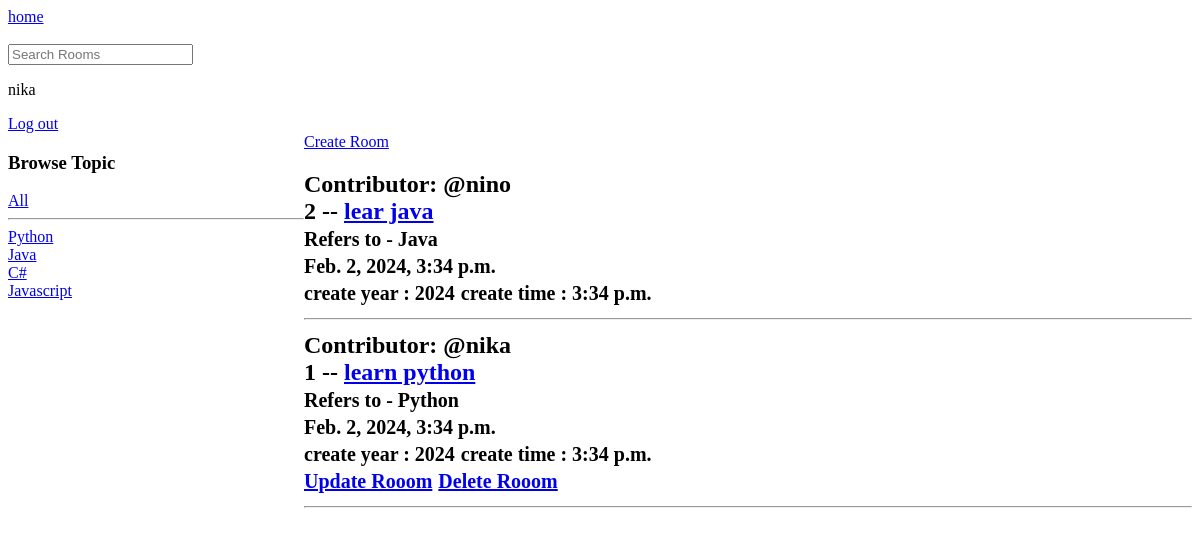
Before: / (signed in) with the older database file.
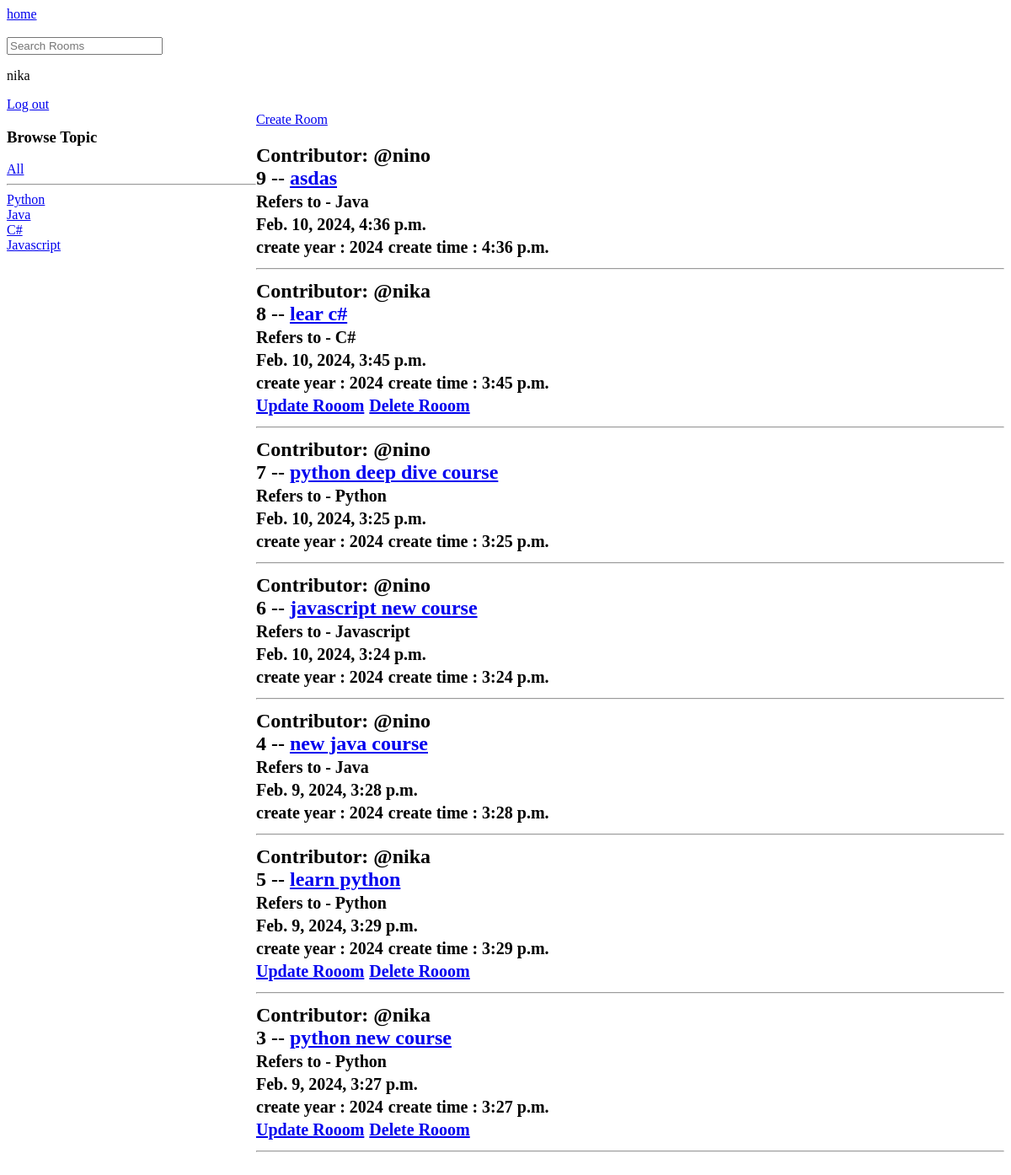
After: the same page with the newer database file.
### base/models.py (models this page shows, shortened)
class Topic(models.Model):
    name = models.CharField(max_length=50)

class Room(models.Model):
    host = models.ForeignKey(User, on_delete=models.SET_NULL, null=True)
    topic = models.ForeignKey(Topic, on_delete=models.SET_NULL, null=True)
    name = models.CharField(max_length=50)
    description = models.TextField()
    create_at = models.DateTimeField(auto_now_add=True)
    update_at = models.DateTimeField(auto_now=True)
    class Meta:
        ordering = ['-update_at', 'create_at']
    @property
    def create_year(self):
        return self.create_at.year
    @property
    def create_time(self):
        return self.create_at.time

### base/views.py (the view)
# urls.py: path('', views.home, name='home'),
def home(request):
    q = request.GET.get('query') if request.GET.get('query') != None else ''
    rooms = Room.objects.filter(
        Q(topic__name__icontains=q) |
        Q(name__icontains=q) |
        Q(description__contains=q)
    )
    topics = Topic.objects.all()
    context = {'rooms': rooms, 'topics': topics}
    return render(request, 'base/home.html', context)

### base/templates/base/home.html (shortened to what this page needs)
{% extends 'main.html' %}
{% block content %}
    <div class="home-container">
        <div>
            <h3>Browse Topic</h3>
            <div>
                <a href="{% url 'home' %}">All</a>
            </div>
            <hr>
            {% for topic in topics %}
                <div>
                    <a href="{% url 'home' %}?query={{ topic.name }}">{{ topic.name }}</a>
                </div>
            {% endfor %}
        </div>
        <div>
        <a href="{% url 'create_room' %}">Create Room</a>
        <h2>
            {% for room in rooms %}
                <span>Contributor: @{{ room.host.username }}</span>
                <div>{{ room.id }} -- <a href="{% url 'room' room.id %}">{{room.name}}</a></div>
                <small>Refers to - {{ room.topic.name }}</small><br>
                <small>{{ room.create_at }}</small><br>
                <small>create year : {{ room.create_year }}</small>
                <small>create time : {{ room.create_time }}</small><br>
                {% if request.user == room.host %}
                <small><a href="{% url 'update_room' room.id %}">Update Rooom</a></small>
                <small><a href="{% url 'delete_room' room.id %}">Delete Rooom</a></small>
                {% endif %}
            <hr>
            {% endfor %}
        </h2>
        </div>
    </div>
{% endblock %}

Changed rows visible on the page:
removed Room: host.username "nino", id "2", name "lear java", topic.name "Java", create_at "Feb. 2, 2024, 3:34 p.m.", create_year "2024", create_time "3:34 p.m."
removed Room: host.username "nika", id "1", name "learn python", topic.name "Python", create_at "Feb. 2, 2024, 3:34 p.m.", create_year "2024", create_time "3:34 p.m.", shows "Update Rooom"
added Room: host.username "nino", id "9", name "asdas", topic.name "Java", create_at "Feb. 10, 2024, 4:36 p.m.", create_year "2024", create_time "4:36 p.m."
added Room: host.username "nika", id "8", name "lear c#", topic.name "C#", create_at "Feb. 10, 2024, 3:45 p.m.", create_year "2024", create_time "3:45 p.m.", shows "Update Rooom"
added Room: host.username "nino", id "7", name "python deep dive course", topic.name "Python", create_at "Feb. 10, 2024, 3:25 p.m.", create_year "2024", create_time "3:25 p.m."
added Room: host.username "nino", id "6", name "javascript new course", topic.name "Javascript", create_at "Feb. 10, 2024, 3:24 p.m.", create_year "2024", create_time "3:24 p.m."
added Room: host.username "nino", id "4", name "new java course", topic.name "Java", create_at "Feb. 9, 2024, 3:28 p.m.", create_year "2024", create_time "3:28 p.m."
added Room: host.username "nika", id "5", name "learn python", topic.name "Python", create_at "Feb. 9, 2024, 3:29 p.m.", create_year "2024", create_time "3:29 p.m.", shows "Update Rooom"
added Room: host.username "nika", id "3", name "python new course", topic.name "Python", create_at "Feb. 9, 2024, 3:27 p.m.", create_year "2024", create_time "3:27 p.m.", shows "Update Rooom"
